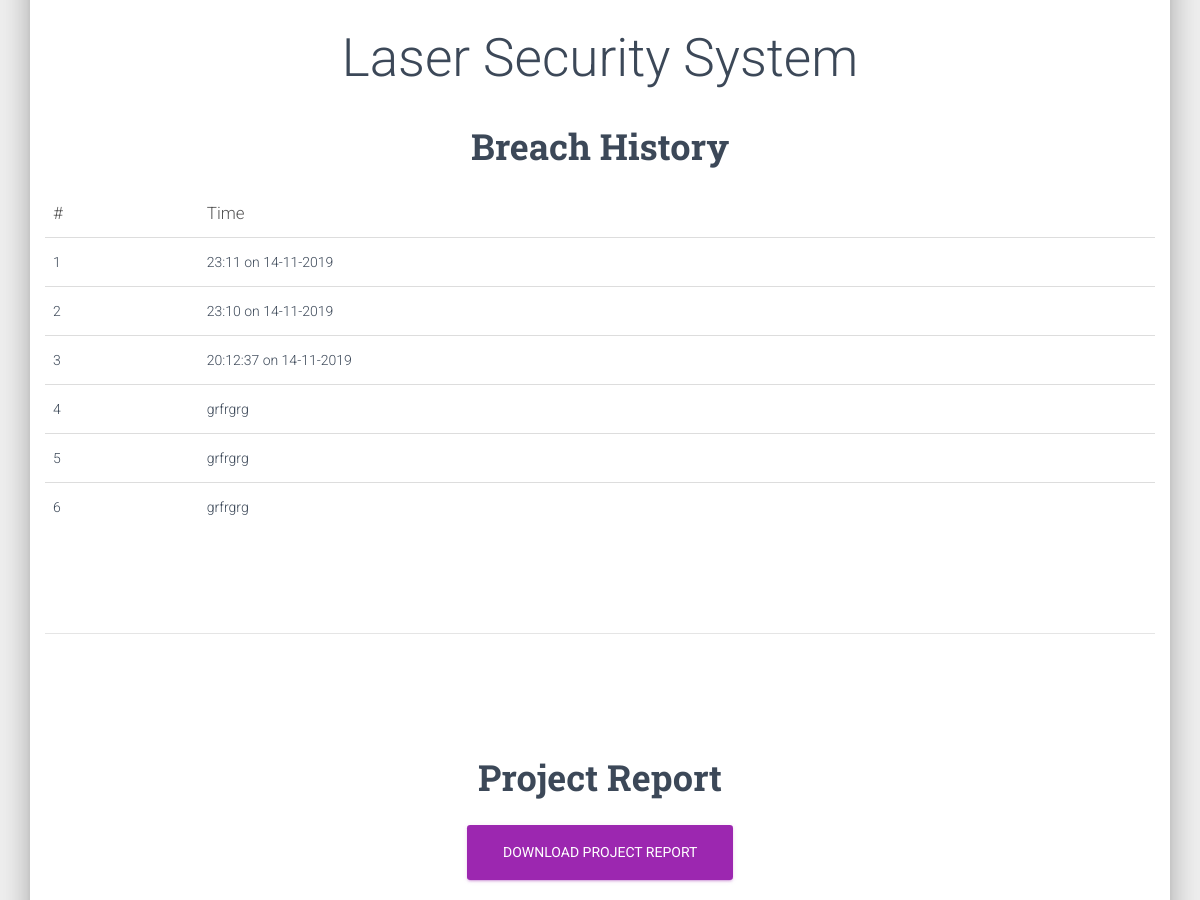
The app's page / (middle part), older data.
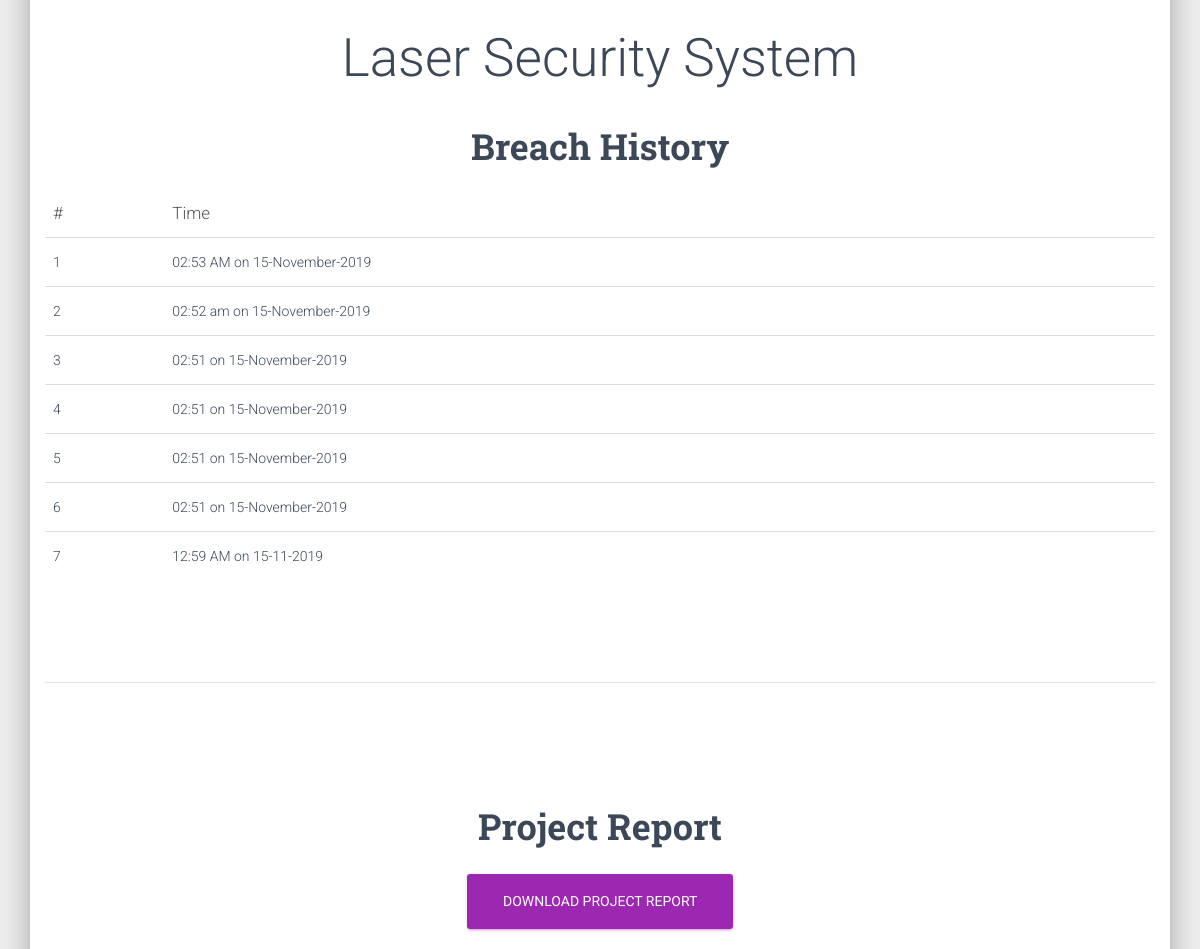
The same page, newer data.
### app.py (models this page shows)
class History(db.Model):
    id = db.Column(db.Integer, primary_key=True)
    breach_time = db.Column(db.String, nullable=False)

### app.py (the view)
@app.route('/', methods=["GET"])
def index():
    breach_history = History.query.all()
    return render_template('template.html', breach_history=breach_history)

### templates/template.html (shortened to what this page needs)
<!DOCTYPE html>
<html lang="en">
  <head>
    <link href="../static/css/material-kit.min.css" rel="stylesheet" />
  </head>
  <body>
    <div class="main main-raised">
      <div class="container">
        <div class="section text-center">
              <h1>Laser Security System</h1>
          <h2 class="title">Breach History</h2>
          <table class="table">
            <thead>
              <tr>
                <th class="text-left">#
                </th>
                <th class="text-left">Time
                </th>
              </tr>
            </thead>
            <tbody>
              {% for test in breach_history | reverse %}
              <tr>
                <td class="text-left"> {{ loop.index }} </td>
                <td class="text-left">{{ test.breach_time }}</td>
              </tr>
              {% endfor %}
            </tbody>
          </table>
        </div>
        <hr />
        <div class="section text-center">
          <h2 class="title">Project Report</h2>
          <a href="../static/report.pdf">
            <button class="btn btn-primary btn-lg">Download Project Report<div class="ripple-container"></div></button>
          </a>
        </div>
        <br>
        <br>
        <br>
      </div>
    </div>
  </body>
</html>

Row changes from the older to the newer data that the page shows:
removed History: breach_time "23:11 on 14-11-2019"
removed History: breach_time "23:10 on 14-11-2019"
removed History: breach_time "20:12:37 on 14-11-2019"
removed History: breach_time "grfrgrg"
removed History: breach_time "grfrgrg"
removed History: breach_time "grfrgrg"
added History: breach_time "02:53 AM on 15-November-2019"
added History: breach_time "02:52 am on 15-November-2019"
added History: breach_time "02:51 on 15-November-2019"
added History: breach_time "02:51 on 15-November-2019"
added History: breach_time "02:51 on 15-November-2019"
added History: breach_time "02:51 on 15-November-2019"
added History: breach_time "12:59 AM on 15-11-2019"
